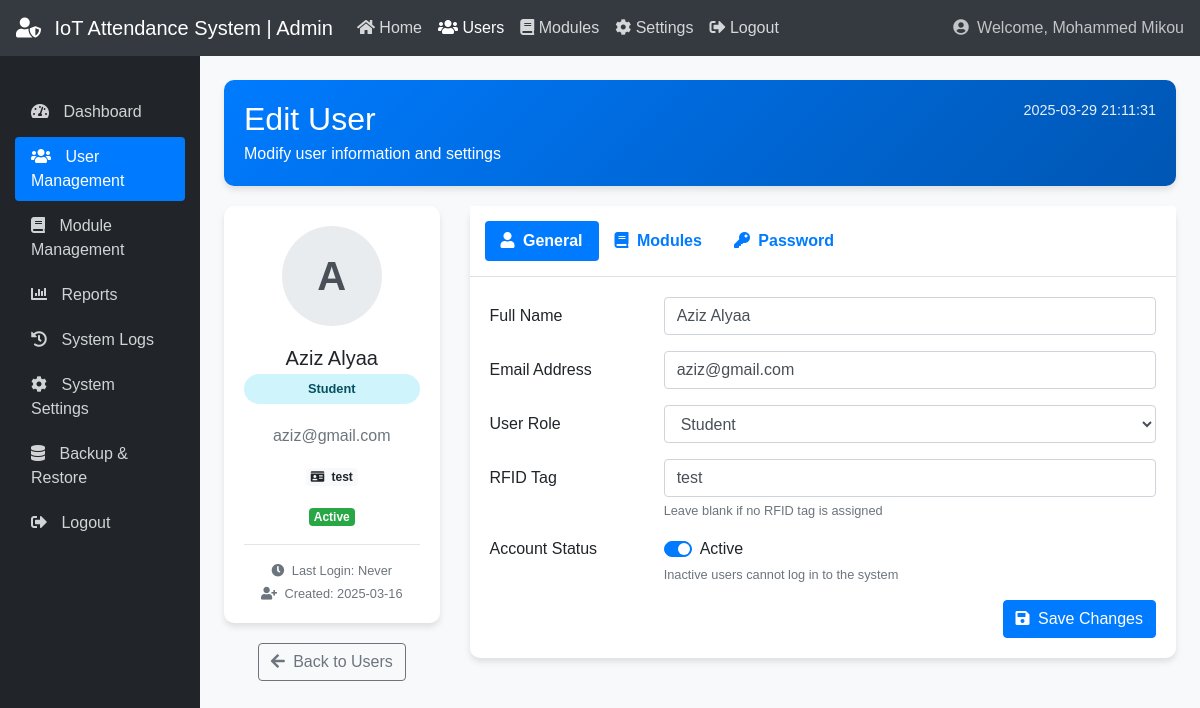
The app's page /edit_user.php?id=21 (signed in) with its own data.
### tables this page shows
CREATE TABLE `users` (
  `id` int(11) NOT NULL AUTO_INCREMENT,
  `name` varchar(100) NOT NULL,
  `rfid_tag` varchar(50) NOT NULL,
  `role` enum('student','professor','admin') NOT NULL,
  `email` varchar(100) NOT NULL,
  `password` varchar(255) NOT NULL,
  `last_login` datetime DEFAULT NULL,
  `field` varchar(100) DEFAULT NULL,
  `active` tinyint(1) NOT NULL DEFAULT 1,
  `created_at` timestamp NOT NULL DEFAULT current_timestamp(),
  PRIMARY KEY (`id`),
  UNIQUE KEY `rfid_tag` (`rfid_tag`),
  UNIQUE KEY `email` (`email`)
);

### edit_user.php (the view, shortened to what this page needs)
<?php
require_once "config.php";
$admin_name = $_SESSION["name"];
$user_id = intval($_GET['id']);
$sql = "SELECT * FROM users WHERE id = ?";
$user = null;
if ($stmt = $link->prepare($sql)) {
    $stmt->bind_param("i", $user_id);
    if ($stmt->execute()) {
        $result = $stmt->get_result();
        if ($result->num_rows == 1) {
            $user = $result->fetch_assoc();
        } else {
            header("location: admin_users.php");
            exit;
        }
    }
}
$currentDateTime = date('Y-m-d H:i:s');
?>
<!DOCTYPE html>
<html lang="en">
<head>
    <link href="https://maxcdn.bootstrapcdn.com/bootstrap/4.5.2/css/bootstrap.min.css" rel="stylesheet">
    <link href="https://cdnjs.cloudflare.com/ajax/libs/font-awesome/5.15.3/css/all.min.css" rel="stylesheet">
</head>
<body>
    <nav class="navbar navbar-expand-lg navbar-dark bg-dark">
        <a class="navbar-brand" href="#">
            <i class="fas fa-user-shield mr-2"></i>
            IoT Attendance System | Admin
        </a>
        <div class="collapse navbar-collapse" id="navbarNav">
            <ul class="navbar-nav">
                <li class="nav-item">
                    <a class="nav-link" href="admin_dashboard.php">
                        <i class="fas fa-home"></i> Home
                    </a>
                </li>
                <li class="nav-item active">
                    <a class="nav-link" href="admin_users.php">
                        <i class="fas fa-users"></i> Users
                    </a>
                </li>
                <li class="nav-item">
                    <a class="nav-link" href="admin_modules.php">
                        <i class="fas fa-book"></i> Modules
                    </a>
                </li>
                <li class="nav-item">
                    <a class="nav-link" href="admin_settings.php">
                        <i class="fas fa-cog"></i> Settings
                    </a>
                </li>
                <li class="nav-item">
                    <a class="nav-link" href="logout.php">
                        <i class="fas fa-sign-out-alt"></i> Logout
                    </a>
                </li>
            </ul>
            <span class="navbar-text ml-auto">
                <i class="fas fa-user-circle mr-1"></i> Welcome, <?php echo htmlspecialchars($admin_name); ?>
            </span>
        </div>
    </nav>
    <div class="container-fluid">
        <div class="row">
            <nav id="sidebar" class="col-md-2 d-none d-md-block sidebar">
                <div class="sidebar-sticky pt-3">
                    <ul class="nav flex-column">
                        <li class="nav-item">
                            <a class="nav-link" href="admin_dashboard.php">
                                <i class="fas fa-tachometer-alt"></i>
                                Dashboard
                            </a>
                        </li>
                        <li class="nav-item">
                            <a class="nav-link active" href="admin_users.php">
                                <i class="fas fa-users"></i>
                                User Management
                            </a>
                        </li>
                        <li class="nav-item">
                            <a class="nav-link" href="admin_modules.php">
                                <i class="fas fa-book"></i>
                                Module Management
                            </a>
                        </li>
                        <li class="nav-item">
                            <a class="nav-link" href="admin_reports.php">
                                <i class="fas fa-chart-bar"></i>
                                Reports
                            </a>
                        </li>
                        <li class="nav-item">
                            <a class="nav-link" href="admin_logs.php">
                                <i class="fas fa-history"></i>
                                System Logs
                            </a>
                        </li>
                        <li class="nav-item">
                            <a class="nav-link" href="admin_settings.php">
                                <i class="fas fa-cog"></i>
                                System Settings
                            </a>
                        </li>
                        <li class="nav-item">
                            <a class="nav-link" href="admin_backup.php">
                                <i class="fas fa-database"></i>
                                Backup & Restore
                            </a>
                        </li>
                        <li class="nav-item">
                            <a class="nav-link" href="logout.php">
                                <i class="fas fa-sign-out-alt"></i>
                                Logout
                            </a>
                        </li>
                    </ul>
                </div>
            </nav>
            <main role="main" class="col-md-10 ml-sm-auto col-lg-10 px-4 mt-4">
                <div class="welcome-banner">
                    <div class="row">
                        <div class="col-md-8">
                            <h1 class="h2 mb-1">Edit User</h1>
                            <p class="mb-0">Modify user information and settings</p>
                        </div>
                        <div class="col-md-4 text-md-right">
                            <p class="datetime mb-0"><?php echo htmlspecialchars($currentDateTime); ?></p>
                        </div>
                    </div>
                </div>
                <div class="row">
                    <div class="col-md-3">
                        <div class="card">
                            <div class="card-body text-center">
                                <div class="user-avatar">
                                    <?php echo strtoupper(substr($user['name'], 0, 1)); ?>
                                </div>
                                <h5 class="mb-1"><?php echo htmlspecialchars($user['name']); ?></h5>
                                <div class="role-badge role-<?php echo $user['role']; ?>">
                                    <?php echo ucfirst($user['role']); ?>
                                </div>
                                <div class="text-muted mb-3"><?php echo htmlspecialchars($user['email']); ?></div>
                                <div class="mb-3">
                                    <span class="badge badge-light">
                                        <i class="fas fa-id-card mr-1"></i>
                                        <?php echo !empty($user['rfid_tag']) ? htmlspecialchars($user['rfid_tag']) : 'No RFID Tag'; ?>
                                    </span>
                                </div>
                                <div class="mb-3">
                                    <span class="badge badge-<?php echo $user['active'] ? 'success' : 'danger'; ?>">
                                        <?php echo $user['active'] ? 'Active' : 'Inactive'; ?>
                                    </span>
                                </div>
                                <hr>
                                <div class="text-muted small">
                                    <div class="mb-1">
                                        <i class="fas fa-clock mr-1"></i>
                                        Last Login: <?php echo $user['last_login'] ? date('Y-m-d H:i', strtotime($user['last_login'])) : 'Never'; ?>
                                    </div>
                                    <div>
                                        <i class="fas fa-user-plus mr-1"></i>
                                        Created: <?php echo date('Y-m-d', strtotime($user['created_at'])); ?>
                                    </div>
                                </div>
                            </div>
                        </div>
                        <div class="text-center mt-3">
                            <a href="admin_users.php" class="btn btn-outline-secondary">
                                <i class="fas fa-arrow-left mr-1"></i> Back to Users
                            </a>
                        </div>
                    </div>
                    <div class="col-md-9">
                        <div class="card">
                            <div class="card-header bg-white">
                                <ul class="nav nav-pills" id="userTabs" role="tablist">
                                    <li class="nav-item">
                                        <a class="nav-link active" id="general-tab" data-toggle="pill" href="#general" role="tab" aria-controls="general" aria-selected="true">
                                            <i class="fas fa-user mr-1"></i> General
                                        </a>
                                    </li>
                                    <?php if ($user['role'] == 'student' || $user['role'] == 'professor'): ?>
                                    <li class="nav-item">
                                        <a class="nav-link" id="modules-tab" data-toggle="pill" href="#modules" role="tab" aria-controls="modules" aria-selected="false">
                                            <i class="fas fa-book mr-1"></i> Modules
                                        </a>
                                    </li>
                                    <?php endif; ?>
                                    <li class="nav-item">
                                        <a class="nav-link" id="password-tab" data-toggle="pill" href="#password" role="tab" aria-controls="password" aria-selected="false">
                                            <i class="fas fa-key mr-1"></i> Password
                                        </a>
                                    </li>
                                </ul>
                            </div>
                            <div class="card-body">
                                <div class="tab-content" id="userTabsContent">
                                    <div class="tab-pane fade show active" id="general" role="tabpanel" aria-labelledby="general-tab">
                                        <form method="post" action="">
                                            <div class="form-group row">
                                                <label for="name" class="col-md-3 col-form-label">Full Name</label>
                                                <div class="col-md-9">
                                                    <input type="text" class="form-control" id="name" name="name" value="<?php echo htmlspecialchars($user['name']); ?>" required>
                                                </div>
                                            </div>
                                            <div class="form-group row">
                                                <label for="email" class="col-md-3 col-form-label">Email Address</label>
                                                <div class="col-md-9">
                                                    <input type="email" class="form-control" id="email" name="email" value="<?php echo htmlspecialchars($user['email']); ?>" required>
                                                </div>
                                            </div>
                                            <div class="form-group row">
                                                <label for="role" class="col-md-3 col-form-label">User Role</label>
                                                <div class="col-md-9">
                                                    <select class="form-control" id="role" name="role">
                                                        <option value="student" <?php echo $user['role'] == 'student' ? 'selected' : ''; ?>>Student</option>
                                                    </select>
                                                </div>
                                            </div>
                                            <div class="form-group row">
                                                <label for="rfid_tag" class="col-md-3 col-form-label">RFID Tag</label>
                                                <div class="col-md-9">
                                                    <input type="text" class="form-control" id="rfid_tag" name="rfid_tag" value="<?php echo htmlspecialchars($user['rfid_tag']); ?>">
                                                    <small class="form-text text-muted">Leave blank if no RFID tag is assigned</small>
                                                </div>
                                            </div>
                                            <div class="form-group row">
                                                <div class="col-md-3">Account Status</div>
                                                <div class="col-md-9">
                                                <div class="custom-control custom-switch">
                                                <label class="custom-control-label" for="active">Active</label>
                                            </div>
                                                    <small class="form-text text-muted">Inactive users cannot log in to the system</small>
                                                </div>
                                            </div>
                                            <div class="text-right">
                                                <button type="submit" class="btn btn-primary">
                                                    <i class="fas fa-save mr-1"></i> Save Changes
                                                </button>
                                            </div>
                                        </form>
                                    </div>
                                                                                        </div>
                                                                                    </div>
                                                                                </div>
                                                                            </div>
                                                                        </div>
                                                                    </main>
                                                                </div>
                                                            </div>
                                                        </body>
                                                        </html>

### edit_user.php (style rules this page uses)
body { font-family: 'Arial', sans-serif; background-color: #f8f9fa; }
.navbar { background-color: #343a40 !important; }
.navbar-dark .navbar-brand { color: #ffffff; }
.navbar-dark .navbar-nav .nav-link { color: rgba(255, 255, 255, 0.8); }
.navbar-dark .navbar-text { color: rgba(255, 255, 255, 0.7); }
.sidebar { height: calc(100vh - 56px); position: fixed; padding-top: 20px; background-color: #212529; color: white; }
.sidebar .nav-link { color: rgba(255, 255, 255, 0.8); padding: 0.5rem 1rem; border-radius: 0.25rem; margin-bottom: 5px; }
.sidebar .nav-link.active { background-color: #007bff; color: white; }
.sidebar .nav-link i { margin-right: 10px; }
.welcome-banner { background: linear-gradient(135deg, #007bff, #0056b3); color: white; border-radius: 10px; padding: 20px; margin-bottom: 20px; box-shadow: 0 4px 6px rgba(0, 0, 0, 0.1); }
.datetime { color: white; opacity: 0.9; font-size: 0.9rem; }
.card { box-shadow: 0 4px 6px rgba(0, 0, 0, 0.1); border: none; border-radius: 10px; margin-bottom: 20px; }
.card-header { font-weight: 600; padding: 15px; }
.user-avatar { width: 100px; height: 100px; border-radius: 50%; background-color: #e9ecef; display: flex; align-items: center; justify-content: center; font-size: 2.5rem; font-weight: bold; color: #495057; margin: 0 auto 20px; }
.role-badge { padding: 5px 10px; border-radius: 20px; font-size: 0.8rem; font-weight: 600; margin-bottom: 20px; }
.role-student { background-color: #cff4fc; color: #055160; }
.nav-pills .nav-link.active { background-color: #007bff; }

### records on screen
users: name "A", name "Aziz Alyaa", role "Student", email "aziz@gmail.com", rfid_tag "test", created_at "2025-03-16"

### other values on screen
$admin_name "Mohammed Mikou"
